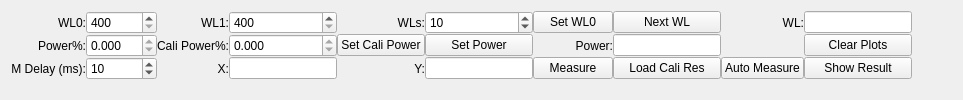
        <widget class="QWidget" name="tab_LockInMeasurements">
         <attribute name="title">
          <string>Lock-In Measurements</string>
         </attribute>
         <layout class="QVBoxLayout" name="verticalLayout_13" stretch="0,1">
          <property name="spacing">
           <number>0</number>
          </property>
          <item>
           <layout class="QHBoxLayout" name="horizontalLayout_4" stretch="0,1">
            <item>
             <layout class="QGridLayout" name="gridLayout_LIM_Run">
              <item row="2" column="0" colspan="2">
               <widget class="QLabel" name="label_62">
                <property name="text">
                 <string>M Delay (ms):</string>
                </property>
                <property name="alignment">
                 <set>Qt::AlignRight|Qt::AlignTrailing|Qt::AlignVCenter</set>
                </property>
               </widget>
              </item>
              <item row="0" column="11">
               <widget class="QLineEdit" name="lineEdit_LIM_WLCurr">
                <property name="readOnly">
                 <bool>true</bool>
                </property>
               </widget>
              </item>
              <item row="0" column="7">
               <widget class="QSpinBox" name="spinBox_LIM_WLs">
                <property name="keyboardTracking">
                 <bool>false</bool>
                </property>
                <property name="minimum">
                 <number>1</number>
                </property>
                <property name="maximum">
                 <number>500</number>
                </property>
                <property name="singleStep">
                 <number>10</number>
                </property>
                <property name="value">
                 <number>10</number>
                </property>
               </widget>
              </item>
              <item row="1" column="2" colspan="2">
               <widget class="QDoubleSpinBox" name="doubleSpinBox_LIM_PowerPerc">
                <property name="readOnly">
                 <bool>true</bool>
                </property>
                <property name="decimals">
                 <number>3</number>
                </property>
                <property name="maximum">
                 <double>100.000000000000000</double>
                </property>
               </widget>
              </item>
              <item row="2" column="7">
               <widget class="QLineEdit" name="lineEdit_LIM_Y">
                <property name="readOnly">
                 <bool>true</bool>
                </property>
               </widget>
              </item>
              <item row="2" column="8">
               <widget class="QPushButton" name="pushButton_LIM_Measure">
                <property name="text">
                 <string>Measure</string>
                </property>
               </widget>
              </item>
              <item row="2" column="2" colspan="2">
               <widget class="QSpinBox" name="spinBox_LIM_MeasureDelay">
                <property name="keyboardTracking">
                 <bool>false</bool>
                </property>
                <property name="minimum">
                 <number>0</number>
                </property>
                <property name="maximum">
                 <number>50000</number>
                </property>
                <property name="singleStep">
                 <number>10</number>
                </property>
                <property name="value">
                 <number>10</number>
                </property>
               </widget>
              </item>
              <item row="2" column="4">
               <widget class="QLabel" name="label_60">
                <property name="text">
                 <string>X:</string>
                </property>
                <property name="alignment">
                 <set>Qt::AlignRight|Qt::AlignTrailing|Qt::AlignVCenter</set>
                </property>
               </widget>
              </item>
              <item row="2" column="6">
               <widget class="QLabel" name="label_63">
                <property name="text">
                 <string>Y:</string>
                </property>
                <property name="alignment">
                 <set>Qt::AlignRight|Qt::AlignTrailing|Qt::AlignVCenter</set>
                </property>
               </widget>
              </item>
              <item row="0" column="4">
               <widget class="QLabel" name="label_41">
                <property name="text">
                 <string>WL1:</string>
                </property>
                <property name="alignment">
                 <set>Qt::AlignRight|Qt::AlignTrailing|Qt::AlignVCenter</set>
                </property>
               </widget>
              </item>
              <item row="0" column="10">
               <widget class="QLabel" name="label_40">
                <property name="text">
                 <string>WL:</string>
                </property>
                <property name="alignment">
                 <set>Qt::AlignRight|Qt::AlignTrailing|Qt::AlignVCenter</set>
                </property>
               </widget>
              </item>
              <item row="1" column="0" colspan="2">
               <widget class="QLabel" name="label_58">
                <property name="text">
                 <string>Power%:</string>
                </property>
                <property name="alignment">
                 <set>Qt::AlignRight|Qt::AlignTrailing|Qt::AlignVCenter</set>
                </property>
               </widget>
              </item>
              <item row="2" column="11">
               <widget class="QPushButton" name="pushButton_LIM_ShowResult">
                <property name="text">
                 <string>Show Result</string>
                </property>
               </widget>
              </item>
              <item row="0" column="0" colspan="2">
               <widget class="QLabel" name="label_39">
                <property name="text">
                 <string>WL0:</string>
                </property>
                <property name="alignment">
                 <set>Qt::AlignRight|Qt::AlignTrailing|Qt::AlignVCenter</set>
                </property>
               </widget>
              </item>
              <item row="2" column="9">
               <widget class="QPushButton" name="pushButton_LIM_LoadCaliPower">
                <property name="text">
                 <string>Load Cali Res</string>
                </property>
               </widget>
              </item>
              <item row="2" column="5">
               <widget class="QLineEdit" name="lineEdit_LIM_X">
                <property name="readOnly">
                 <bool>true</bool>
                </property>
               </widget>
              </item>
              <item row="0" column="5">
               <widget class="QSpinBox" name="spinBox_LIM_WL1">
                <property name="keyboardTracking">
                 <bool>false</bool>
                </property>
                <property name="minimum">
                 <number>400</number>
                </property>
                <property name="maximum">
                 <number>2200</number>
                </property>
                <property name="singleStep">
                 <number>10</number>
                </property>
               </widget>
              </item>
              <item row="0" column="6">
               <widget class="QLabel" name="label_61">
                <property name="text">
                 <string>WLs:</string>
                </property>
                <property name="alignment">
                 <set>Qt::AlignRight|Qt::AlignTrailing|Qt::AlignVCenter</set>
                </property>
               </widget>
              </item>
              <item row="0" column="9">
               <widget class="QPushButton" name="pushButton_LIM_NextWL">
                <property name="text">
                 <string>Next WL</string>
                </property>
               </widget>
              </item>
              <item row="2" column="10">
               <widget class="QPushButton" name="pushButton_LIM_Auto">
                <property name="text">
                 <string>Auto Measure</string>
                </property>
               </widget>
              </item>
              <item row="0" column="8">
               <widget class="QPushButton" name="pushButton_LIM_SetWL0">
                <property name="text">
                 <string>Set WL0</string>
                </property>
               </widget>
              </item>
              <item row="0" column="2" colspan="2">
               <widget class="QSpinBox" name="spinBox_LIM_WL0">
                <property name="keyboardTracking">
                 <bool>false</bool>
                </property>
                <property name="minimum">
                 <number>400</number>
                </property>
                <property name="maximum">
                 <number>2200</number>
                </property>
                <property name="singleStep">
                 <number>10</number>
                </property>
               </widget>
              </item>
              <item row="1" column="4">
               <widget class="QLabel" name="label_59">
                <property name="text">
                 <string>Cali Power%:</string>
                </property>
                <property name="alignment">
                 <set>Qt::AlignRight|Qt::AlignTrailing|Qt::AlignVCenter</set>
                </property>
               </widget>
              </item>
              <item row="1" column="5">
               <widget class="QDoubleSpinBox" name="doubleSpinBox_LIM_CaliPowerPerc">
                <property name="readOnly">
                 <bool>true</bool>
                </property>
                <property name="decimals">
                 <number>3</number>
                </property>
                <property name="maximum">
                 <double>100.000000000000000</double>
                </property>
               </widget>
              </item>
              <item row="1" column="6">
               <widget class="QPushButton" name="pushButton_LIM_SetCaliPower">
                <property name="text">
                 <string>Set Cali Power</string>
                </property>
               </widget>
              </item>
              <item row="1" column="7">
               <widget class="QPushButton" name="pushButton_LIM_SetPower">
                <property name="text">
                 <string>Set Power</string>
                </property>
               </widget>
              </item>
              <item row="1" column="8">
               <widget class="QLabel" name="label_56">
                <property name="text">
                 <string>Power:</string>
                </property>
                <property name="alignment">
                 <set>Qt::AlignRight|Qt::AlignTrailing|Qt::AlignVCenter</set>
                </property>
               </widget>
              </item>
              <item row="1" column="9">
               <widget class="QLineEdit" name="lineEdit_LIM_PowerCurr">
                <property name="readOnly">
                 <bool>true</bool>
                </property>
               </widget>
              </item>
              <item row="1" column="11">
               <widget class="QPushButton" name="pushButton_LIM_ClearPlots">
                <property name="text">
                 <string>Clear Plots</string>
                </property>
               </widget>
              </item>
             </layout>
            </item>
            <item>
             <spacer name="horizontalSpacer_4">
              <property name="orientation">
               <enum>Qt::Horizontal</enum>
              </property>
              <property name="sizeHint" stdset="0">
               <size>
                <width>40</width>
                <height>20</height>
               </size>
              </property>
             </spacer>
            </item>
           </layout>
          </item>
          <item>
           <layout class="QHBoxLayout" name="horizontalLayout_2" stretch="0">
            <item>
             <widget class="LockInPlotWidget" name="widget_LockInPlot" native="true"/>
            </item>
           </layout>
          </item>
         </layout>
        </widget>
